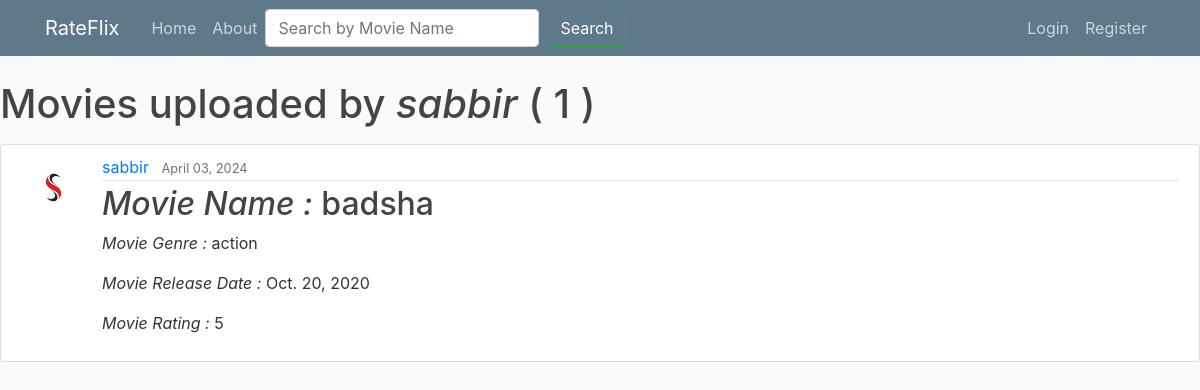
Page /user/sabbir on the earlier database version.
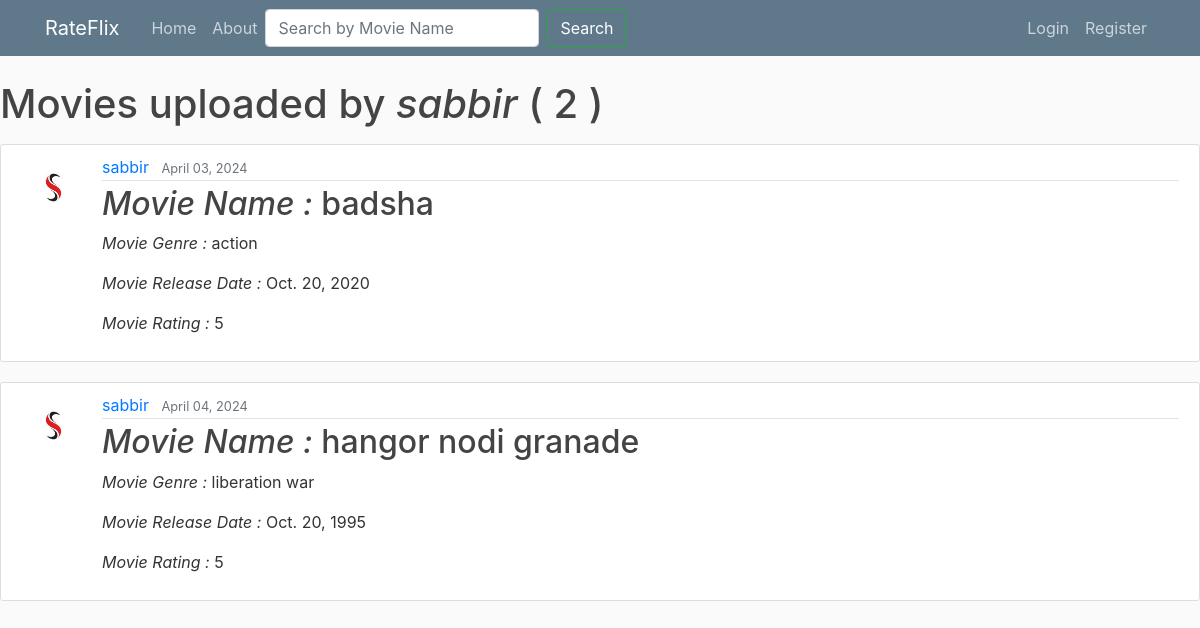
Same page on the later database version.
### movies/models.py (models this page shows, shortened)
class Movie(models.Model):
    name = models.CharField(max_length=100)
    genre = models.CharField(max_length=50)
    rating = models.CharField(max_length=5)
    release_date = models.DateField()
    date_posted = models.DateTimeField(default = timezone.now)
    author = models.ForeignKey(User, on_delete = models.CASCADE)

### users/models.py (models this page shows, shortened)
class Profile(models.Model):
    user = models.OneToOneField(User, on_delete=models.CASCADE, unique=True)
    phone = models.CharField(max_length=15)
    image = models.ImageField(default='default.jpg', upload_to='profile_pics')

### movies/views.py (the view)
# urls.py: path('user/<str:username>', UserMovieListView.as_view(), name='user-movies'),
class UserMovieListView(ListView):
    model = Movie
    template_name = 'movies/user_movie_list.html'
    context_object_name = 'movies'
    paginate_by = 4
    def get_queryset(self):
        user = get_object_or_404(User, username=self.kwargs.get('username'))
        return Movie.objects.filter(author=user).order_by('-release_date')

### movies/templates/movies/user_movie_list.html (shortened to what this page needs)
{% extends "movies/base.html" %}
{% block content %}
<h1 class="mb-3">Movies uploaded by <i>{{view.kwargs.username }}</i> ( {{page_obj.paginator.count}} )</h1>
<div>
    {% for movie in movies %}
    <article class="media content-section">
        <img class="rounded-circle article-img" src="{{ movie.author.profile.image.url }}" style="float: left;">
        <div class="media-body" >
            <div class="article-metadata">
                <a class="mr-2" href="{% url 'user-movies' movie.author.username %}">{{ movie.author }}</a>
                <small class="text-muted">{{ movie.date_posted | date:"F d, Y" }}</small>
            </div>
            <h2><i>Movie Name : </i><a class="article-title" href="{% url 'movie-detail' movie.id %}">{{ movie.name }}</a></h2>
            <p class="article-content"> <i>Movie Genre : </i>{{ movie.genre }}</p>
            <p class="article-content"> <i>Movie Release Date : </i>{{ movie.release_date }}</p>
            <p class="article-content"> <i>Movie Rating : </i>{{ movie.rating }}</p>
        </div>
    </article>
{% endfor %}
</div>
{% endblock content %}

Differences in the rows shown:
added Movie: author.profile.image (placeholder picture), author "sabbir", date_posted "April 04, 2024", name "hangor nodi granade", genre "liberation war", release_date "Oct. 20, 1995", rating "5"
Other differences:
{{ page_obj.paginator.count }}: "1" → "2"
